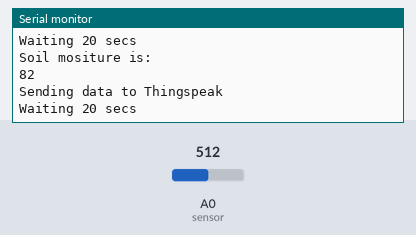
Bench run of a sketch on a simulated ESP8266 (NodeMCU). On the bench: the last lines printed to the serial monitor. Inputs (shaded band) come from the test bench; at power-on: A0 (sensor) = 512. WiFi joins after 1.5 s; servers stay silent unless stated.

Above: at 2.7 s.
2.8 s: A0 (sensor) set to 716
At 3.59 s:
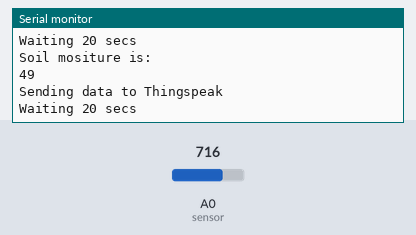
4.3 s: A0 (sensor) set to 900
At 4.8 s:
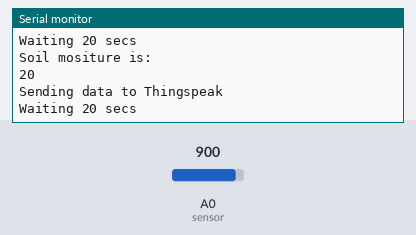
Timing chart, 0 to 7.3 s (numbered marks = the images above; inputs shaded):
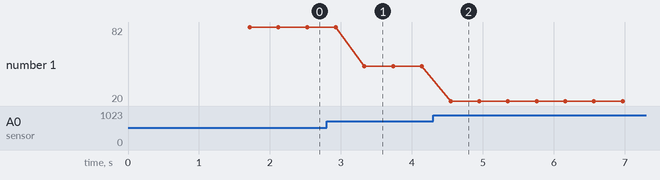

Measured:
- after the input at 2.8 s, the serial monitor: prints a new line after 0.53 s (image 1)
- after the input at 4.3 s, the serial monitor: prints a new line after 0.25 s (image 2)
- plotted number 1: 82 → 49 after the input at 2.8 s

The sketch:

Soilmoisture_Thingspeak.ino
```cpp
#include <ESP8266WiFi.h>
int sensor = A0;// moisture sensor
int value;
long myChannelNumber = 2627605;
String apiKey = "2M8N85M004D4Y18T";
const char* ssid = "Galaxy S9+82c2";
const char* password = "01234567";
const char* server = "api.thingspeak.com";


WiFiClient client;

void setup()
{
Serial.begin(9600);
delay(10);
 pinMode(sensor, INPUT);
WiFi.begin(ssid, password);

Serial.println();
Serial.println();
Serial.print("Connecting to ");
Serial.println(ssid);

WiFi.begin(ssid, password);

while (WiFi.status() != WL_CONNECTED)
{
delay(500);
Serial.print(".");
}
Serial.println("");
Serial.println("WiFi connected");

}

void loop()
{
value = analogRead(sensor);
value = constrain(value, 400, 1023); // keep the range 400 to 1023
value = map(value, 400, 1023, 100, 0); // mapping the rrange to 0-100
if (client.connect(server,80)) {
String postStr = apiKey;
postStr +="&field1=";
postStr += String(value);// add the value to send to things peak
postStr += "\r\n\r\n";

client.print("POST /update HTTP/1.1\n");
client.print("Host: api.thingspeak.com\n");
client.print("Connection: close\n");
client.print("X-THINGSPEAKAPIKEY: "+apiKey+"\n");
client.print("Content-Type: application/x-www-form-urlencoded\n");
client.print("Content-Length: ");
client.print(postStr.length());
client.print("\n\n");
client.print(postStr);

//display
Serial.println("Soil mositure is:");
Serial.println(value);
Serial.println("Sending data to Thingspeak");
}
client.stop();

Serial.println("Waiting 20 secs");
// thingspeak needs at least a 15 sec delay between updates
// 10 seconds to be safe
delay(200);
}
```
